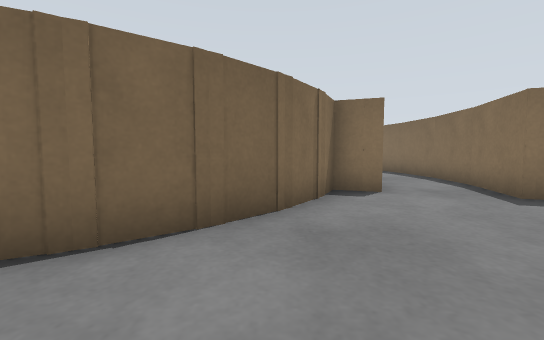
[1] (above)

24 first-person views from a walk through a world built for the Gazebo simulator. The camera is 0.22 m above the floor, tilts 4° down and sees 90° across. The floor is counted in squares, 0.25 m on a side. Each view is taken from the middle of a square. On the plan, view 1 faces up. The plan holds only what a view shows up to about 10 squares ahead; the rest is blank. The place goes on beyond the plan.

[2]
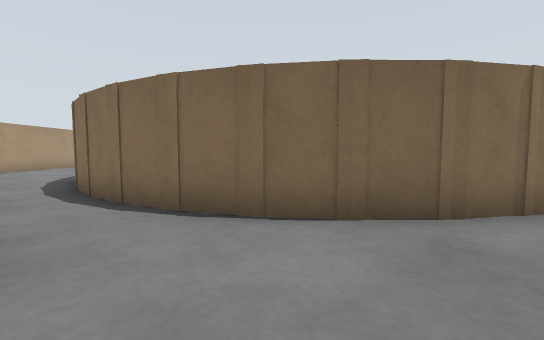

[3]
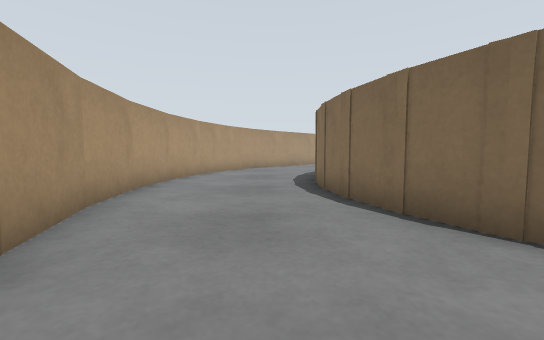

[4]
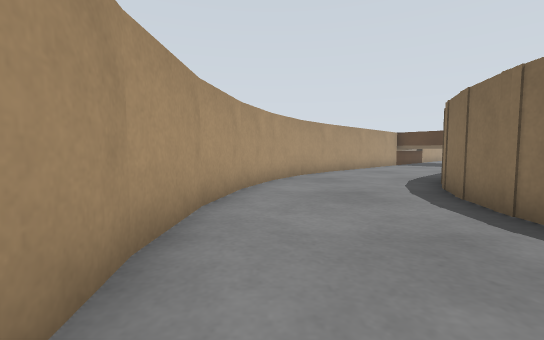

[5]
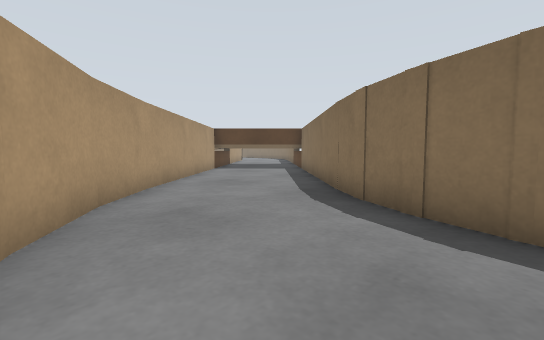

[6]
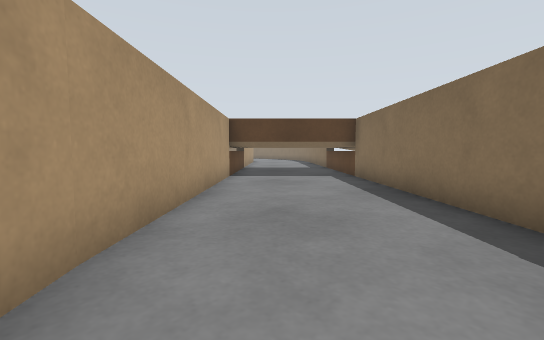

[7]
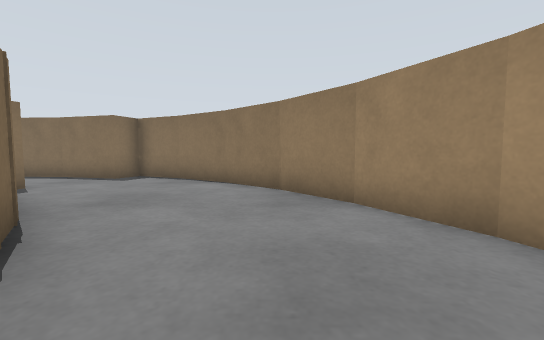

[8]
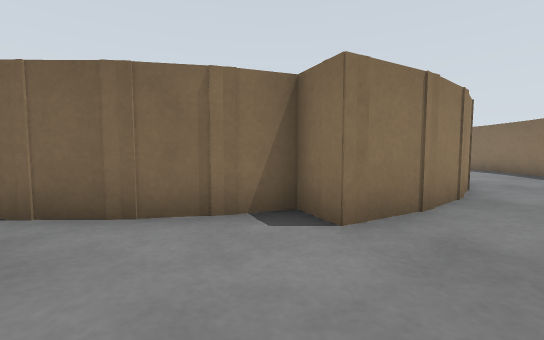

[9]
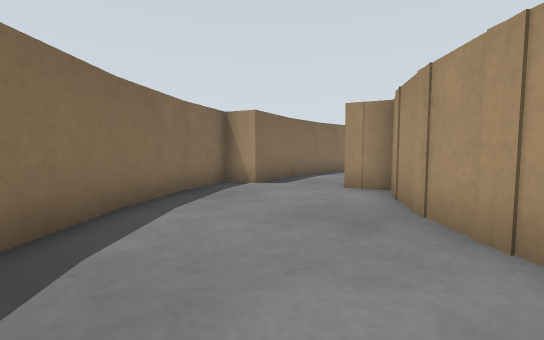

[10]
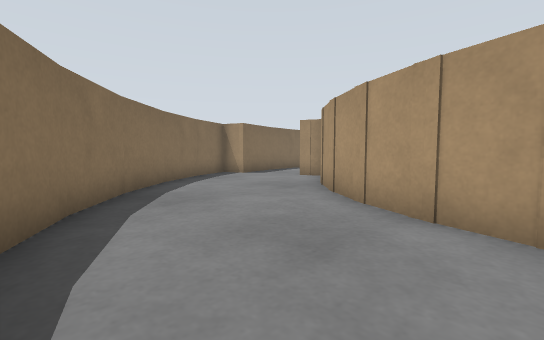

[11]
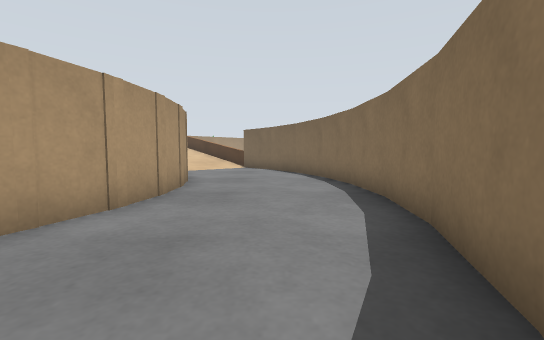

[12]
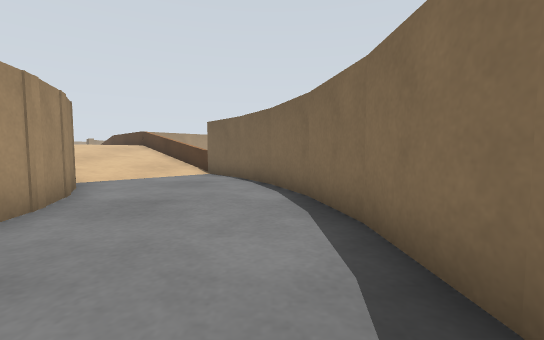

[13]
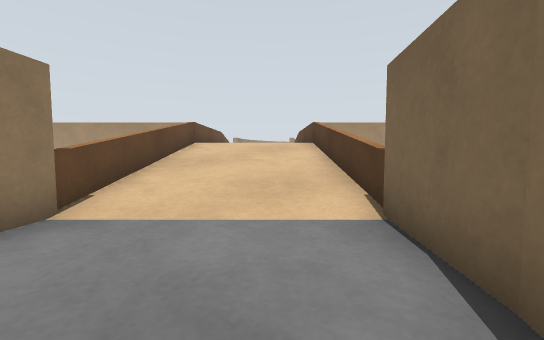

[14]
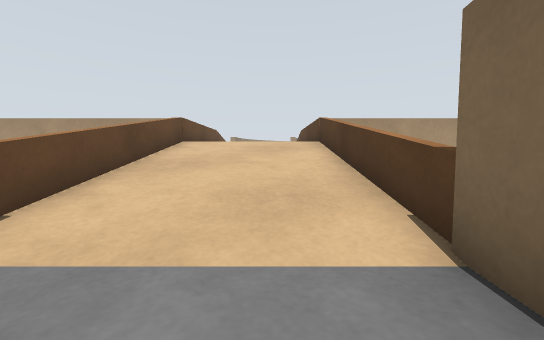

[15]
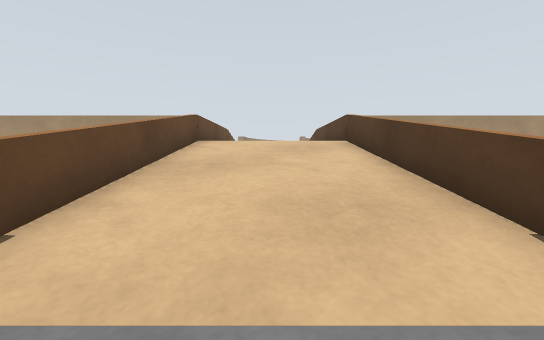

[16]
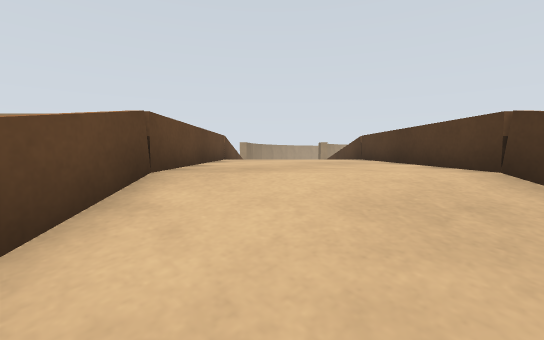

[17]
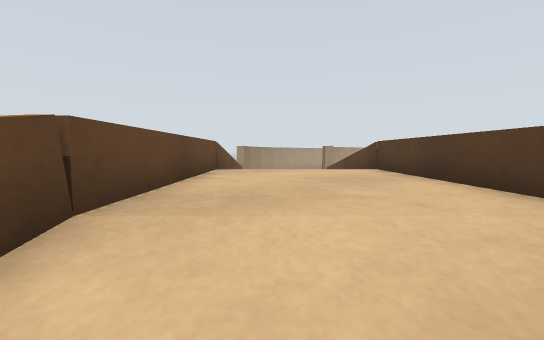

[18]
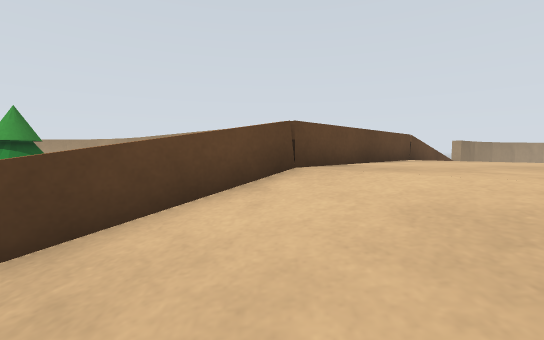

[19]
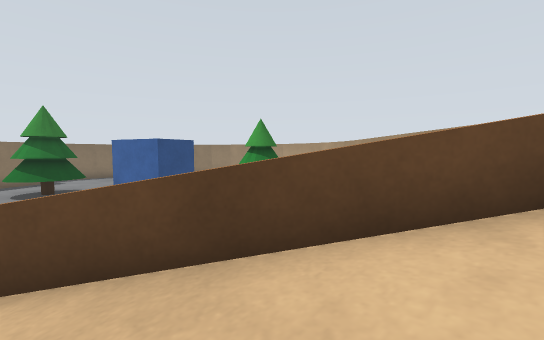

[20]
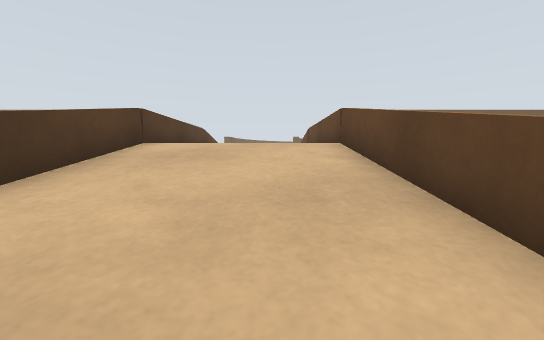

[21]
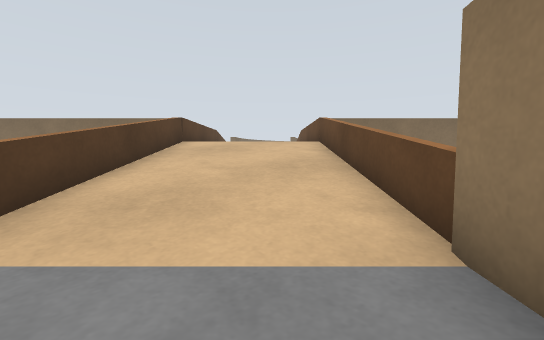

[22]
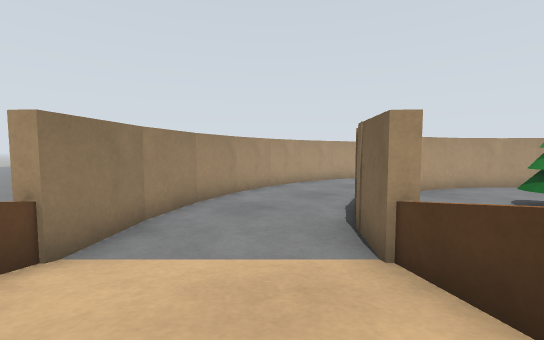

[23]
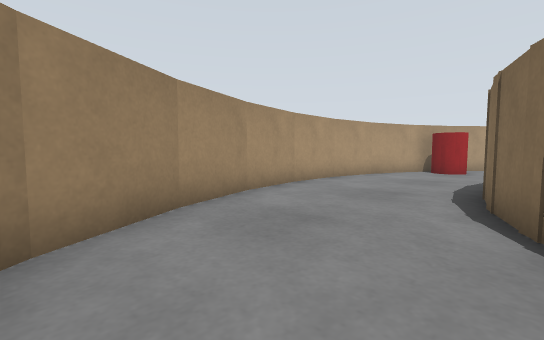

[24]
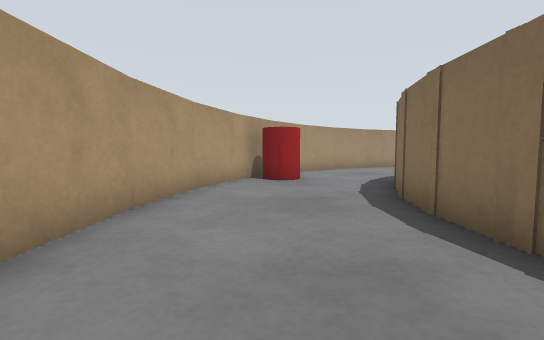

### Floor plan
Key: @ floor where view 1 was taken; # wall or solid block; . main floor; : floor 0.05 m higher than the main floor; + floor 0.15 m higher than the main floor; * floor 0.2 m higher than the main floor; % floor 0.3 m higher than the main floor; v drop or lower ground; B beige box; R brown box; T tree; L blue box; C red cylinder; O other object.
Columns run from 41 left of view 1 to 6 right of it. Each row starts with its distance up from view 1.
 21                                #########
 20                              ###.......####
 19                            ###............##
 18                           ##...............##
 17                  #       RR......BBBBB......##
 16                  ##     RR  ...BBBBBBBBB.....##
 15                   ##   RR    .BB       BB.....#
 14                    ## RR +   RB         BB....##
 13              ##     ##R  *+ RR       TT  BB...B#
 12               ##    ##%  * RR        TT   BB..##
 11                ##  ##%%%  RR         TT   BBB.#
 10                   ##%%%%%RR       LLL      BB.#
  9                  ##%%%%%##        L         B.#
  8                 RR%%%%%####       L        BB.#
  7                RR  %%%##..##   TT         BBB.#
  6      TT       RR    %##....##  TT         BB..##
  5    vvTT      RR +   R##.....##           BB...B#
  4    vvvv     BR     RR ##.....#B         BB....##
  3 ..  vvvv   BB.    RR   ##.....BB       BB.....#
  2 ...OBBBBBBBB...: RR     ##.....BBBBBBBBB.....##
  1 .....BBBBB......RR       ##......BBBBB......##
  0 .CC............##         ##.............@.##
 -1 #CC..........###           ###............##
 -2 ####.......###               ###.......####
 -3    #########                   #########

Where each view was taken, in squares from view 1:
view 1: 0 up, 0 right, facing up
view 2: 0 up, 1 right, facing up-left
view 3: 0 up, 1 right, facing left
view 4: 2 down, 3 left, facing left
view 5: 2 down, 8 left, facing up-left
view 6: 0 up, 12 left, facing up-left
view 7: 0 up, 4 left, facing right
view 8: 3 up, 4 right, facing up-left
view 9: 18 up, 1 left, facing down-right
view 10: 20 up, 4 left, facing down-right
view 11: 19 up, 0 right, facing left
view 12: 20 up, 4 left, facing left
view 13: 19 up, 11 left, facing down-left
view 14: 18 up, 12 left, facing down-left
view 15: 17 up, 12 left, facing down-left
view 16: 13 up, 15 left, facing down-left
view 17: 12 up, 16 left, facing down-left
view 18: 14 up, 16 left, facing down
view 19: 13 up, 16 left, facing down-right
view 20: 2 up, 26 left, facing up-right
view 21: 0 up, 28 left, facing up-right
view 22: 5 up, 25 left, facing down-left
view 23: 2 up, 27 left, facing down-left
view 24: 1 down, 31 left, facing left
